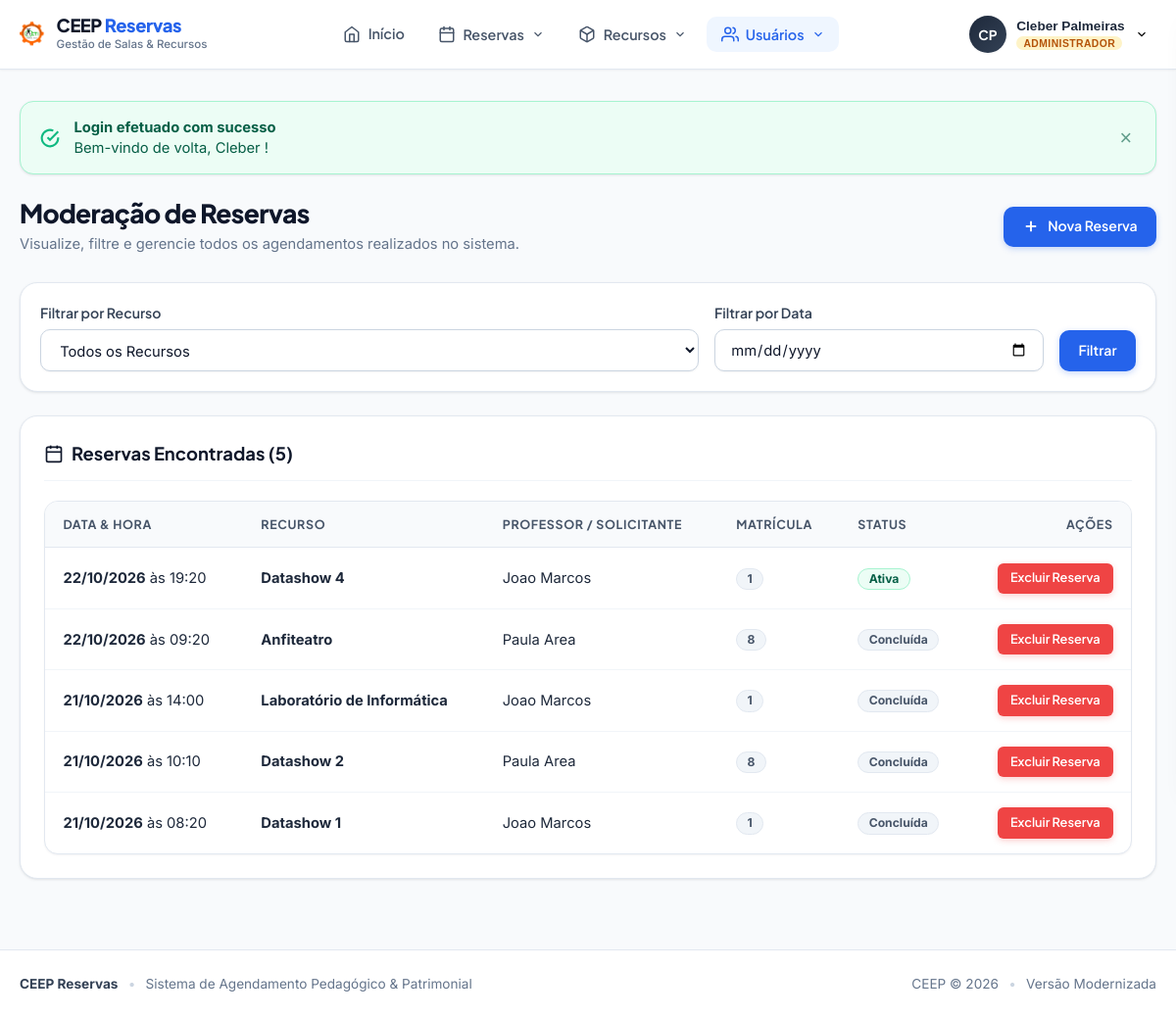
/todas_reservas.php (signed in), run on an earlier commit of the app's database.
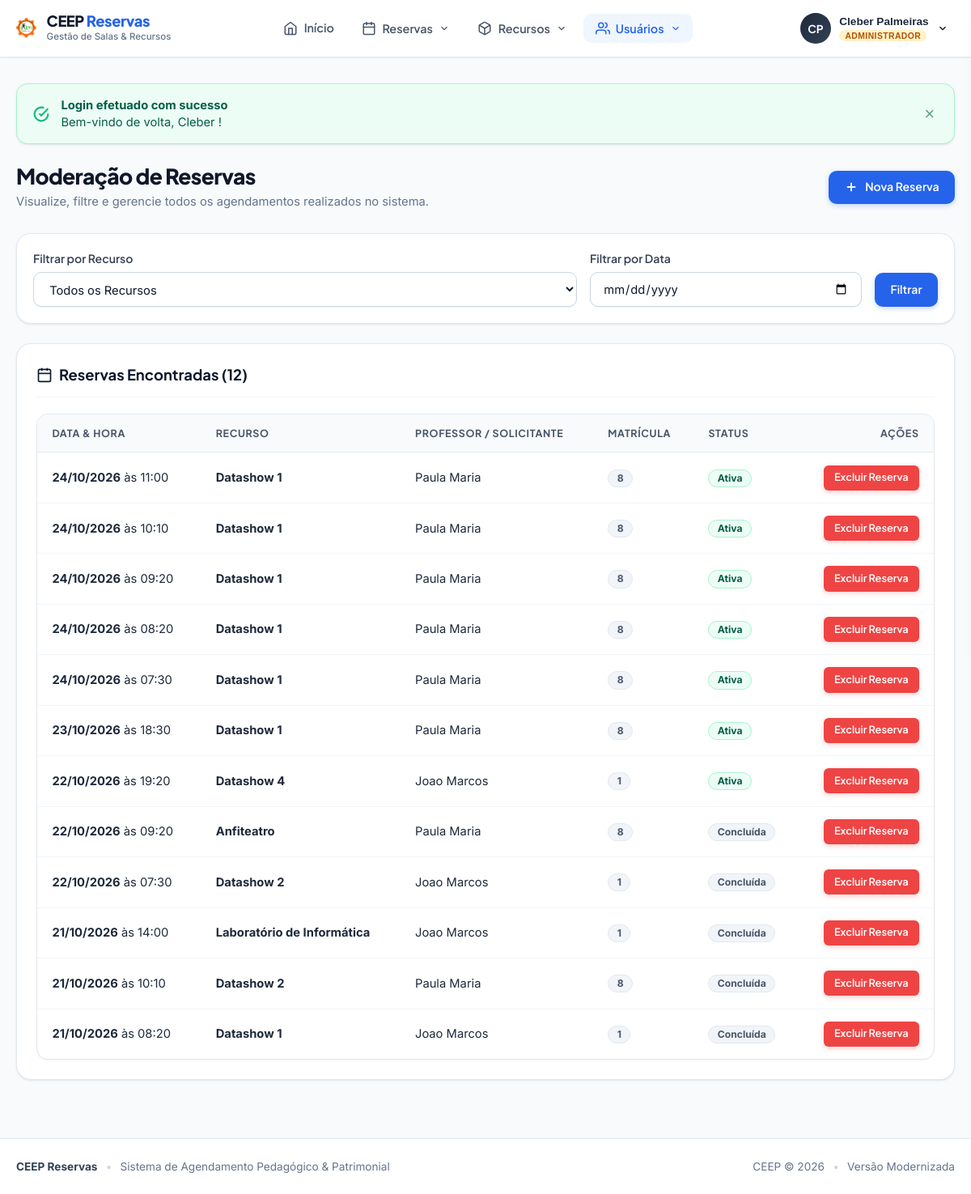
And on a later commit of the database.
### tables this page shows
CREATE TABLE reservas (
    ID INTEGER PRIMARY KEY AUTOINCREMENT,
    cod_recurso INTEGER DEFAULT 0,
    matricula INTEGER DEFAULT 0,
    datatempo TEXT DEFAULT NULL,
    turno TEXT DEFAULT 'm',
    ticket TEXT DEFAULT '0',
    disponivel INTEGER DEFAULT 0,
    pegou INTEGER DEFAULT 0
);

CREATE TABLE recursos (
    cod_recurso INTEGER PRIMARY KEY AUTOINCREMENT,
    nome_recurso TEXT NOT NULL,
    status TEXT DEFAULT 'Disponivel',
    categoria TEXT DEFAULT '1'
);

CREATE TABLE usuarios (
    usuario_id INTEGER PRIMARY KEY AUTOINCREMENT,
    nome TEXT NOT NULL DEFAULT '',
    sobrenome TEXT DEFAULT '',
    cpf TEXT NOT NULL DEFAULT '',
    matricula INTEGER NOT NULL,
    email TEXT NOT NULL DEFAULT '',
    tipo TEXT NOT NULL DEFAULT '',
    senha TEXT NOT NULL DEFAULT '',
    nivel_usuario TEXT NOT NULL DEFAULT '0',
    data_cadastro TEXT NOT NULL DEFAULT '0000-00-00 00:00:00',
    data_ultimo_login TEXT NOT NULL DEFAULT '0000-00-00 00:00:00',
    ativado TEXT NOT NULL DEFAULT '0'
);

### todas_reservas.php (called while the page is built)
<?php require_once __DIR__ . '/excluir_reservas.php'; ?>

### excluir_reservas.php (the view, shortened to what the changed rows need)
<?php
require_once __DIR__ . '/core/bootstrap.php';
$params = [];
$whereClauses = [];
$whereSql = !empty($whereClauses) ? "WHERE " . implode(" AND ", $whereClauses) : "";
try {
    $reservas = DB::fetchAll(
        "SELECT r.*, rec.nome_recurso, rec.categoria, u.nome, u.sobrenome, u.email
         FROM reservas r
         LEFT JOIN recursos rec ON r.cod_recurso = rec.cod_recurso
         LEFT JOIN usuarios u ON r.matricula = u.matricula
         {$whereSql}
         ORDER BY r.datatempo DESC LIMIT 150",
        $params
    );
} catch (Throwable $t) {
    error_log('Erro ao listar todas reservas: ' . $t->getMessage());
    $reservas = [];
    $listaRecursos = [];
}
?>
<div class="page-header animate-slide-in">
    <div>
        <h1 class="page-title">Moderação de Reservas</h1>
    </div>
</div>
<div class="card animate-slide-in">
    <div class="card-header">
        <h2 class="card-title">
            <svg width="20" height="20" viewBox="0 0 24 24" fill="none" stroke="currentColor" stroke-width="2"><rect x="3" y="4" width="18" height="18" rx="2" ry="2"></rect><line x1="16" y1="2" x2="16" y2="6"></line><line x1="8" y1="2" x2="8" y2="6"></line><line x1="3" y1="10" x2="21" y2="10"></line></svg>
            <span>Reservas Encontradas (<?= count($reservas) ?>)</span>
        </h2>
    </div>
    <?php if (empty($reservas)): ?>
        <div class="empty-state">
            <div class="empty-state-icon">
                <svg width="32" height="32" viewBox="0 0 24 24" fill="none" stroke="currentColor" stroke-width="2"><circle cx="12" cy="12" r="10"></circle><polyline points="12 6 12 12 14 14"></polyline></svg>
            </div>
            <h3 class="empty-state-title">Nenhuma reserva encontrada para este filtro</h3>
            <p class="empty-state-desc">Altere ou remova os filtros de busca para visualizar outros agendamentos.</p>
        </div>
    <?php else: ?>
        <div class="table-responsive">
            <table class="ceep-table">
                <thead>
                    <tr>
                        <th>Data &amp; Hora</th>
                        <th>Recurso</th>
                        <th>Professor / Solicitante</th>
                        <th>Matrícula</th>
                        <th>Status</th>
                        <th style="text-align: right;">Ações</th>
                    </tr>
                </thead>
                <tbody>
                    <?php foreach ($reservas as $res):
                        $passada = strtotime($res['datatempo']) < time();
                    ?>
                    <tr>
                        <td>
                            <strong><?= date('d/m/Y', strtotime($res['datatempo'])) ?></strong> às <?= date('H:i', strtotime($res['datatempo'])) ?>
                        </td>
                        <td>
                            <strong><?= e($res['nome_recurso'] ?? 'Recurso #' . $res['cod_recurso']) ?></strong>
                        </td>
                        <td>
                            <?= e(trim(($res['nome'] ?? '') . ' ' . ($res['sobrenome'] ?? ''))) ?: '<span style="color: var(--slate-400);">Desconhecido</span>' ?>
                        </td>
                        <td>
                            <span class="badge badge-secondary"><?= e($res['matricula']) ?></span>
                        </td>
                        <td>
                            <?php if ($passada): ?>
                                <span class="badge badge-secondary">Concluída</span>
                            <?php else: ?>
                                <span class="badge badge-success">Ativa</span>
                            <?php endif; ?>
                        </td>
                        <td style="text-align: right;">
                            <a
                                href="cancela.php?id=<?= urlencode($res['ID']) ?>&csrf_token=<?= e(csrf_token()) ?>"
                                class="btn btn-danger btn-sm"
                                data-confirm="Tem certeza que deseja cancelar esta reserva como Administrador?"
                            >
                                Excluir Reserva
                            </a>
                        </td>
                    </tr>
                    <?php endforeach; ?>
                </tbody>
            </table>
        </div>
    <?php endif; ?>
</div>

What changed in the data, as far as the page shows it:
added reservas: datatempo "24/10/2026", datatempo "11:00", cod_recurso.nome_recurso "Datashow 1", usuarios.nome+sobrenome "Paula Maria", matricula "8", shows "Ativa"
added reservas: datatempo "24/10/2026", datatempo "10:10", cod_recurso.nome_recurso "Datashow 1", usuarios.nome+sobrenome "Paula Maria", matricula "8", shows "Ativa"
added reservas: datatempo "24/10/2026", datatempo "09:20", cod_recurso.nome_recurso "Datashow 1", usuarios.nome+sobrenome "Paula Maria", matricula "8", shows "Ativa"
added reservas: datatempo "24/10/2026", datatempo "08:20", cod_recurso.nome_recurso "Datashow 1", usuarios.nome+sobrenome "Paula Maria", matricula "8", shows "Ativa"
added reservas: datatempo "24/10/2026", datatempo "07:30", cod_recurso.nome_recurso "Datashow 1", usuarios.nome+sobrenome "Paula Maria", matricula "8", shows "Ativa"
added reservas: datatempo "23/10/2026", datatempo "18:30", cod_recurso.nome_recurso "Datashow 1", usuarios.nome+sobrenome "Paula Maria", matricula "8", shows "Ativa"
changed through a linked row, reservas "Anfiteatro": usuarios.nome+sobrenome "Paula Area" → "Paula Maria"
added reservas: datatempo "22/10/2026", datatempo "07:30", cod_recurso.nome_recurso "Datashow 2", usuarios.nome+sobrenome "Joao Marcos", matricula "1", shows "Concluída"
changed through a linked row, reservas (number 11 of 12 on the later page): usuarios.nome+sobrenome "Paula Area" → "Paula Maria"
Also different on the page:
count($reservas): "5" → "12"
